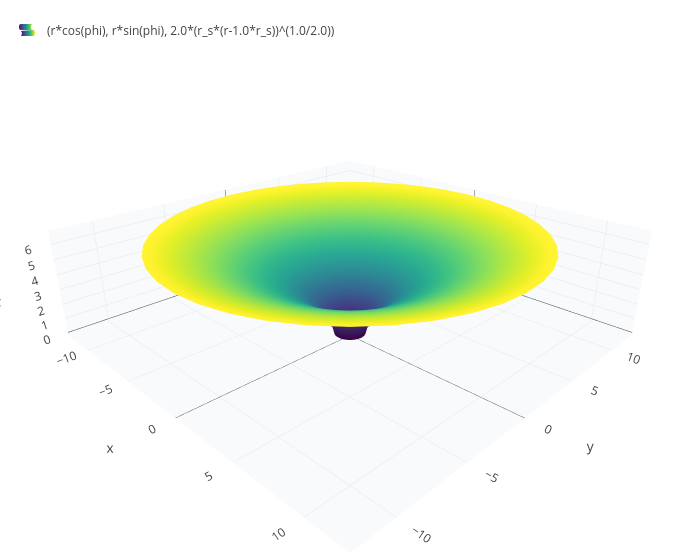

The notebook cell this image was saved under:
### Code cell
r_s = 1;
surface(r*cos(phi), r*sin(phi), 2*sqrt(r_s*(r-r_s)), r, 1, 12, phi, 0, 2*pi)

### Figure 1 — Plotly figure (JSON) as saved in the notebook; plotly's stock layout.template omitted (floating-point values rounded to 4 significant figures; data arrays with more than 128 entries replaced by an {"elided": "..."} marker saying what was removed)
{"data": [{"colorscale": "Viridis", "name": "(r*cos(phi), r*sin(phi), 2.0*(r_s*(r-1.0*r_s))^(1.0/2.0))", "opacity": 1, "showlegend": true, "showscale": false, "type": "surface", "x": {"elided": "41x41 float values"}, "y": {"elided": "41x41 float values"}, "z": {"elided": "41x41 float values"}}], "layout": {"height": 560, "legend": {"x": 0.01, "y": 0.99}, "margin": {"b": 0, "l": 0, "r": 0, "t": 10}, "scene": {"aspectmode": "data", "camera": {"eye": {"x": 1.6, "y": -1.6, "z": 1.0}}, "xaxis": {"backgroundcolor": "#f8fafc", "gridcolor": "#e2e8f0", "showbackground": true, "title": {"text": "x"}}, "yaxis": {"backgroundcolor": "#f8fafc", "gridcolor": "#e2e8f0", "showbackground": true, "title": {"text": "y"}}, "zaxis": {"backgroundcolor": "#f8fafc", "gridcolor": "#e2e8f0", "showbackground": true, "title": {"text": "z"}}}, "showlegend": true, "title": {"text": ""}, "width": 700}}
